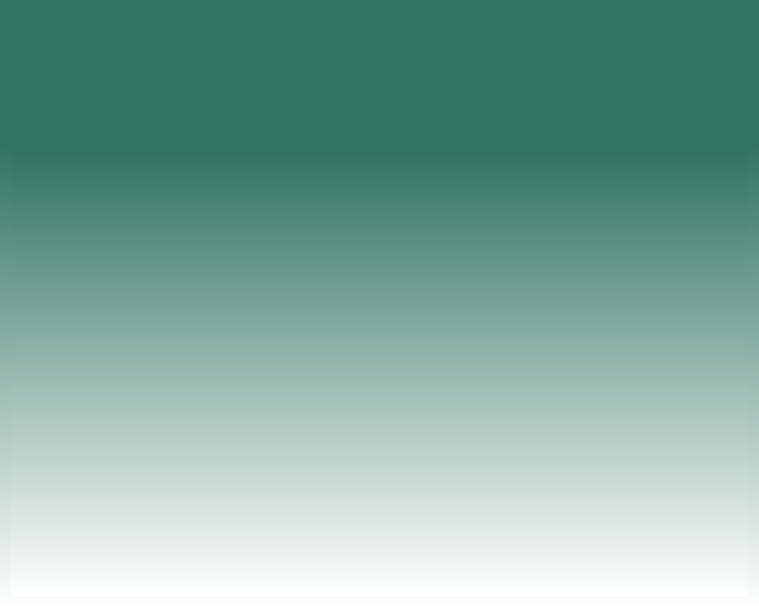
<?xml version="1.0" encoding="UTF-8"?>
<ui version="4.0">
 <class>StartWindow</class>
 <widget class="QDialog" name="StartWindow">
  <property name="geometry">
   <rect>
    <x>0</x>
    <y>0</y>
    <width>759</width>
    <height>607</height>
   </rect>
  </property>
  <property name="windowTitle">
   <string>Dialog</string>
  </property>
  <property name="styleSheet">
   <string notr="true">background-color: qlineargradient(spread:pad, x1:1, y1:0.238636, x2:1, y2:1, stop:0 rgba(49, 116, 96, 255), stop:1 rgba(255, 255, 255, 255));</string>
  </property>
  <layout class="QHBoxLayout" name="horizontalLayout">
   <item>
    <widget class="QStackedWidget" name="stackedWidget">
     <property name="font">
      <font>
       <stylestrategy>PreferAntialias</stylestrategy>
      </font>
     </property>
     <property name="toolTipDuration">
      <number>0</number>
     </property>
     <property name="styleSheet">
      <string notr="true">background-color: qlineargradient(spread:pad, x1:1, y1:0.238636, x2:1, y2:1, stop:0 rgba(49, 116, 96, 255), stop:1 rgba(255, 255, 255, 255));</string>
     </property>
     <property name="currentIndex">
      <number>2</number>
     </property>
     <widget class="LoginWidget" name="PageLogin"/>
     <widget class="RegisterForm" name="PageRegister"/>
     <widget class="StartWindowForm" name="StartPage">
      <property name="minimumSize">
       <size>
        <width>5</width>
        <height>0</height>
       </size>
      </property>
     </widget>
    </widget>
   </item>
  </layout>
 </widget>
 <customwidgets>
  <customwidget>
   <class>LoginWidget</class>
   <extends>QWidget</extends>
   <header>source/loginwidget.h</header>
   <container>1</container>
  </customwidget>
  <customwidget>
   <class>RegisterForm</class>
   <extends>QWidget</extends>
   <header>source/registerform.h</header>
   <container>1</container>
  </customwidget>
  <customwidget>
   <class>StartWindowForm</class>
   <extends>QWidget</extends>
   <header>source/startwindowform.h</header>
   <container>1</container>
  </customwidget>
 </customwidgets>
 <resources/>
 <connections/>
</ui>
